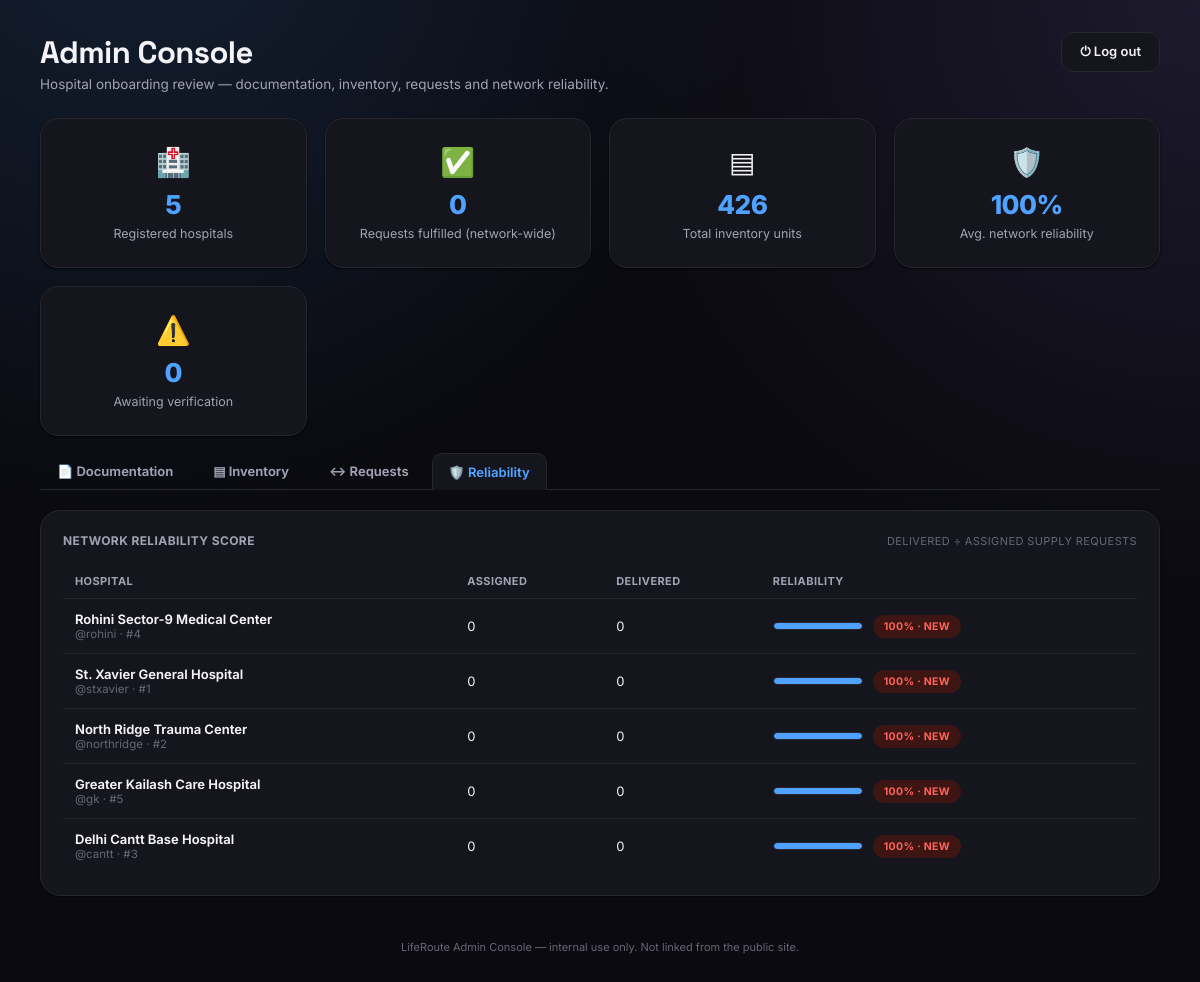
Screenshot of /admin?tab=reliability (signed in) with the database file from the repository.
### tables this page shows
CREATE TABLE hospitals (
        id INTEGER PRIMARY KEY AUTOINCREMENT,
        name TEXT NOT NULL,
        username TEXT UNIQUE NOT NULL,
        password_hash TEXT NOT NULL,
        lat REAL NOT NULL,
        lon REAL NOT NULL,
        phone TEXT DEFAULT '',
        created_at TEXT NOT NULL,
        plan TEXT DEFAULT 'essential',
        license_number TEXT DEFAULT '',
        document_filename TEXT DEFAULT '',
        verified INTEGER NOT NULL DEFAULT 0,
        document_submitted_at TEXT DEFAULT ''
    );

### app.py (the view)
@app.route("/admin")
@admin_required
def admin_dashboard():
    db = get_db()
    tab = request.args.get("tab", "documentation")
    if tab not in ("documentation", "inventory", "requests", "reliability"):
        tab = "documentation"
    hospitals = db.execute("SELECT * FROM hospitals ORDER BY created_at DESC").fetchall()
    rows = []
    for h in hospitals:
        inv = db.execute(
            "SELECT COALESCE(SUM(quantity),0) AS units, COUNT(*) AS lines, "
            "SUM(CASE WHEN quantity=0 THEN 1 ELSE 0 END) AS zero_lines "
            "FROM inventory WHERE hospital_id=?",
            (h["id"],)
        ).fetchone()
        asked = db.execute(
            "SELECT COUNT(*) AS total, "
            "SUM(CASE WHEN status='delivered' THEN 1 ELSE 0 END) AS delivered, "
            "SUM(CASE WHEN status NOT IN ('delivered','unmatched') THEN 1 ELSE 0 END) AS pending "
            "FROM requests WHERE requester_id=?",
            (h["id"],)
        ).fetchone()
        reliability = compute_reliability(db, h["id"])
        renewal = document_renewal_info(h["document_submitted_at"])
        rows.append({
            "hospital": h,
            "plan_label": SUBSCRIPTION_PLANS.get(h["plan"] or "essential", {}).get("label", h["plan"]),
            "inventory_units": inv["units"],
            "inventory_lines": inv["lines"],
            "inventory_zero_lines": inv["zero_lines"] or 0,
            "asked_total": asked["total"] or 0,
            "asked_delivered": asked["delivered"] or 0,
            "asked_pending": asked["pending"] or 0,
            "reliability": reliability,
            "renewal": renewal,
        })
    totals = {
        "hospitals": len(rows),
        "fulfilled": sum(r["reliability"]["delivered"] for r in rows),
        "inventory_units": sum(r["inventory_units"] for r in rows),
        "missing_docs": sum(1 for r in rows if not r["hospital"]["document_filename"]),
        "unverified": sum(1 for r in rows if not r["hospital"]["verified"]),
        "avg_reliability": round(sum(r["reliability"]["score"] for r in rows) / len(rows)) if rows else 100,
    }
    return render_template("admin_dashboard.html", rows=rows, totals=totals, tab=tab)

### app.py (called while the page is built)
def get_db():
    if "db" not in g:
        g.db = sqlite3.connect(DB_PATH)
        g.db.row_factory = sqlite3.Row
        g.db.execute("PRAGMA foreign_keys = ON")
    return g.db

def compute_reliability(db, hospital_id):
    row = db.execute(
        "SELECT COUNT(*) AS assigned, "
        "SUM(CASE WHEN status='delivered' THEN 1 ELSE 0 END) AS delivered "
        "FROM requests WHERE matched_hospital_id=?",
        (hospital_id,)
    ).fetchone()
    assigned = row["assigned"] or 0
    delivered = row["delivered"] or 0
    if assigned == 0:
        return {"score": 100, "assigned": 0, "delivered": 0, "band": "new"}
    score = round(100 * delivered / assigned)
    band = "high" if score >= 90 else ("mid" if score >= 70 else "low")
    return {"score": score, "assigned": assigned, "delivered": delivered, "band": band}

def document_renewal_info(document_submitted_at):
    if not document_submitted_at:
        return None
    try:
        submitted = datetime.fromisoformat(document_submitted_at)
    except ValueError:
        return None
    due = submitted.replace(year=submitted.year + 3)
    days_left = (due - datetime.utcnow()).days
    if days_left < 0:
        status = "overdue"
    elif days_left <= 90:
        status = "due_soon"
    else:
        status = "ok"
    return {"submitted": submitted, "due": due, "days_left": days_left, "status": status}

def admin_required(view):
    @functools.wraps(view)
    def wrapped(*args, **kwargs):
        if not session.get("is_admin"):
            return redirect(url_for("admin_login"))
        return view(*args, **kwargs)
    return wrapped

def current_hospital():
    hid = getattr(g, "hospital_id", None)
    if not hid:
        return None
    return get_db().execute("SELECT * FROM hospitals WHERE id=?", (hid,)).fetchone()

@app.context_processor
def inject_token():
    return {"st_token": getattr(g, "token", ""), "me": current_hospital()}

### templates/admin_dashboard.html (shortened to what this page needs)
{% extends "base.html" %}
{% block auth_content %}
<div class="content" style="max-width:1320px;">
  <div class="page-head">
    <div>
      <h1>Admin Console</h1>
      <p class="sub-muted">Hospital onboarding review — documentation, inventory, requests and network reliability.</p>
    </div>
    <a href="{{ url_for('admin_logout') }}" class="btn-ghost">⏻ Log out</a>
  </div>
  <div class="kpi-grid">
    <div class="kpi-card">
      <div class="kpi-ico">🏥</div>
      <div class="kpi-val">{{ totals.hospitals }}</div>
      <div class="kpi-label">Registered hospitals</div>
    </div>
    <div class="kpi-card">
      <div class="kpi-ico">✅</div>
      <div class="kpi-val">{{ totals.fulfilled }}</div>
      <div class="kpi-label">Requests fulfilled (network-wide)</div>
    </div>
    <div class="kpi-card">
      <div class="kpi-ico">▤</div>
      <div class="kpi-val">{{ '{:,}'.format(totals.inventory_units) }}</div>
      <div class="kpi-label">Total inventory units</div>
    </div>
    <div class="kpi-card">
      <div class="kpi-ico">🛡️</div>
      <div class="kpi-val">{{ totals.avg_reliability }}%</div>
      <div class="kpi-label">Avg. network reliability</div>
    </div>
    <div class="kpi-card">
      <div class="kpi-ico">⚠️</div>
      <div class="kpi-val">{{ totals.unverified }}</div>
      <div class="kpi-label">Awaiting verification</div>
    </div>
  </div>
  <div class="admin-tabs">
    <a href="{{ url_for('admin_dashboard', tab='documentation') }}" class="admin-tab {{ 'active' if tab=='documentation' }}">📄 Documentation</a>
    <a href="{{ url_for('admin_dashboard', tab='inventory') }}" class="admin-tab {{ 'active' if tab=='inventory' }}">▤ Inventory</a>
    <a href="{{ url_for('admin_dashboard', tab='requests') }}" class="admin-tab {{ 'active' if tab=='requests' }}">↔ Requests</a>
    <a href="{{ url_for('admin_dashboard', tab='reliability') }}" class="admin-tab {{ 'active' if tab=='reliability' }}">🛡️ Reliability</a>
  </div>
  {% if tab == 'documentation' %}
  <div class="panel">
    <div class="panel-title">Hospital documentation<span class="dim">{{ rows|length }} total</span></div>
    <div class="admin-table-wrap">
      <table class="admin-table">
        <thead>
          <tr>
            <th>Hospital</th>
            <th>License number</th>
            <th>Document</th>
            <th>Submitted</th>
            <th>Renewal due</th>
            <th>Status</th>
            <th></th>
          </tr>
        </thead>
        <tbody>
          {% for r in rows %}
          {% set h = r.hospital %}
          <tr>
            <td>
              <div class="admin-hospital-name">{{ h.name }}</div>
              <div class="admin-hospital-sub">@{{ h.username }} · #{{ h.id }}</div>
            </td>
            <td>
              {% if h.license_number %}<span class="mono-chip">{{ h.license_number }}</span>
              {% else %}<span class="dim">Not provided</span>{% endif %}
            </td>
            <td>
              {% if h.document_filename %}
                <div style="display:flex; gap:6px; flex-wrap:wrap;">
                  <a class="doc-badge has-doc" href="{{ url_for('static', filename='uploads/' + h.document_filename) }}" target="_blank" rel="noopener">👁 View</a>
                  <a class="doc-badge has-doc" href="{{ url_for('admin_download_document', hospital_id=h.id) }}">⬇ Download</a>
                </div>
              {% else %}
                <span class="doc-badge no-doc">✕ Not submitted</span>
              {% endif %}
            </td>
            <td class="admin-hospital-sub">{{ r.renewal.submitted.strftime('%d %b %Y') if r.renewal else '—' }}</td>
            <td class="admin-hospital-sub">{{ r.renewal.due.strftime('%d %b %Y') if r.renewal else '—' }}</td>
            <td>
              {% if r.renewal and r.renewal.status == 'overdue' %}
                <span class="status-pill pill-unmatched">Renewal overdue</span>
              {% elif r.renewal and r.renewal.status == 'due_soon' %}
                <span class="status-pill pill-pending">Due in {{ r.renewal.days_left }}d</span>
              {% elif h.verified %}
                <span class="status-pill pill-matched">✓ Verified</span>
              {% else %}
                <span class="status-pill pill-pending">Under review</span>
              {% endif %}
            </td>
            <td>
              <form method="post" action="{{ url_for('admin_toggle_verify', hospital_id=h.id) }}?tab=documentation">
                <button type="submit" class="btn-ghost" style="padding:7px 12px; font-size:11.5px;">
                  {{ 'Unverify' if h.verified else 'Mark verified' }}
                </button>
              </form>
            </td>
          </tr>
          {% else %}
          <tr><td colspan="7" class="dim" style="text-align:center; padding:24px;">No hospitals registered yet.</td></tr>
          {% endfor %}
        </tbody>
      </table>
    </div>
  </div>
  {% elif tab == 'reliability' %}
  <div class="panel">
    <div class="panel-title">Network reliability score<span class="dim">Delivered ÷ assigned supply requests</span></div>
    <div class="admin-table-wrap">
      <table class="admin-table">
        <thead>
          <tr>
            <th>Hospital</th>
            <th>Assigned</th>
            <th>Delivered</th>
            <th>Reliability</th>
          </tr>
        </thead>
        <tbody>
          {% for r in rows|sort(attribute='reliability.score', reverse=True) %}
          {% set h = r.hospital %}
          <tr>
            <td>
              <div class="admin-hospital-name">{{ h.name }}</div>
              <div class="admin-hospital-sub">@{{ h.username }} · #{{ h.id }}</div>
            </td>
            <td>{{ r.reliability.assigned }}</td>
            <td>{{ r.reliability.delivered }}</td>
            <td>
              <div style="display:flex; align-items:center; gap:10px;">
                <div class="reliability-bar">
                  <div class="reliability-bar-fill reliability-{{ r.reliability.band }}" style="width:{{ r.reliability.score }}%;"></div>
                </div>
                <span class="status-pill {{ 'pill-matched' if r.reliability.band=='high' else ('pill-pending' if r.reliability.band=='mid' else 'pill-unmatched') }}">
                  {{ r.reliability.score }}%{% if r.reliability.band=='new' %} · new{% endif %}
                </span>
              </div>
            </td>
          </tr>
          {% else %}
          <tr><td colspan="4" class="dim" style="text-align:center; padding:24px;">No hospitals registered yet.</td></tr>
          {% endfor %}
        </tbody>
      </table>
    </div>
  </div>
  {% endif %}
  <div class="footnote">LifeRoute Admin Console — internal use only. Not linked from the public site.</div>
</div>
{% endblock %}

### rows the page displays
hospitals: name "Rohini Sector-9 Medical Center", username "rohini", id "4"
hospitals: name "St. Xavier General Hospital", username "stxavier", id "1"
hospitals: name "North Ridge Trauma Center", username "northridge", id "2"
hospitals: name "Greater Kailash Care Hospital", username "gk", id "5"
hospitals: name "Delhi Cantt Base Hospital", username "cantt", id "3"

### other values shown
{{ totals.hospitals }} "5"
{{ totals.fulfilled }} "0"
{{ '{:,}'.format(totals.inventory_units) }} "426"
{{ totals.avg_reliability }} "100"
{{ totals.unverified }} "0"
{{ r.reliability.assigned }} "0" "0" "0" "0" "0"
{{ r.reliability.delivered }} "0" "0" "0" "0" "0"
{{ r.reliability.score }} "100" "100" "100" "100" "100"
